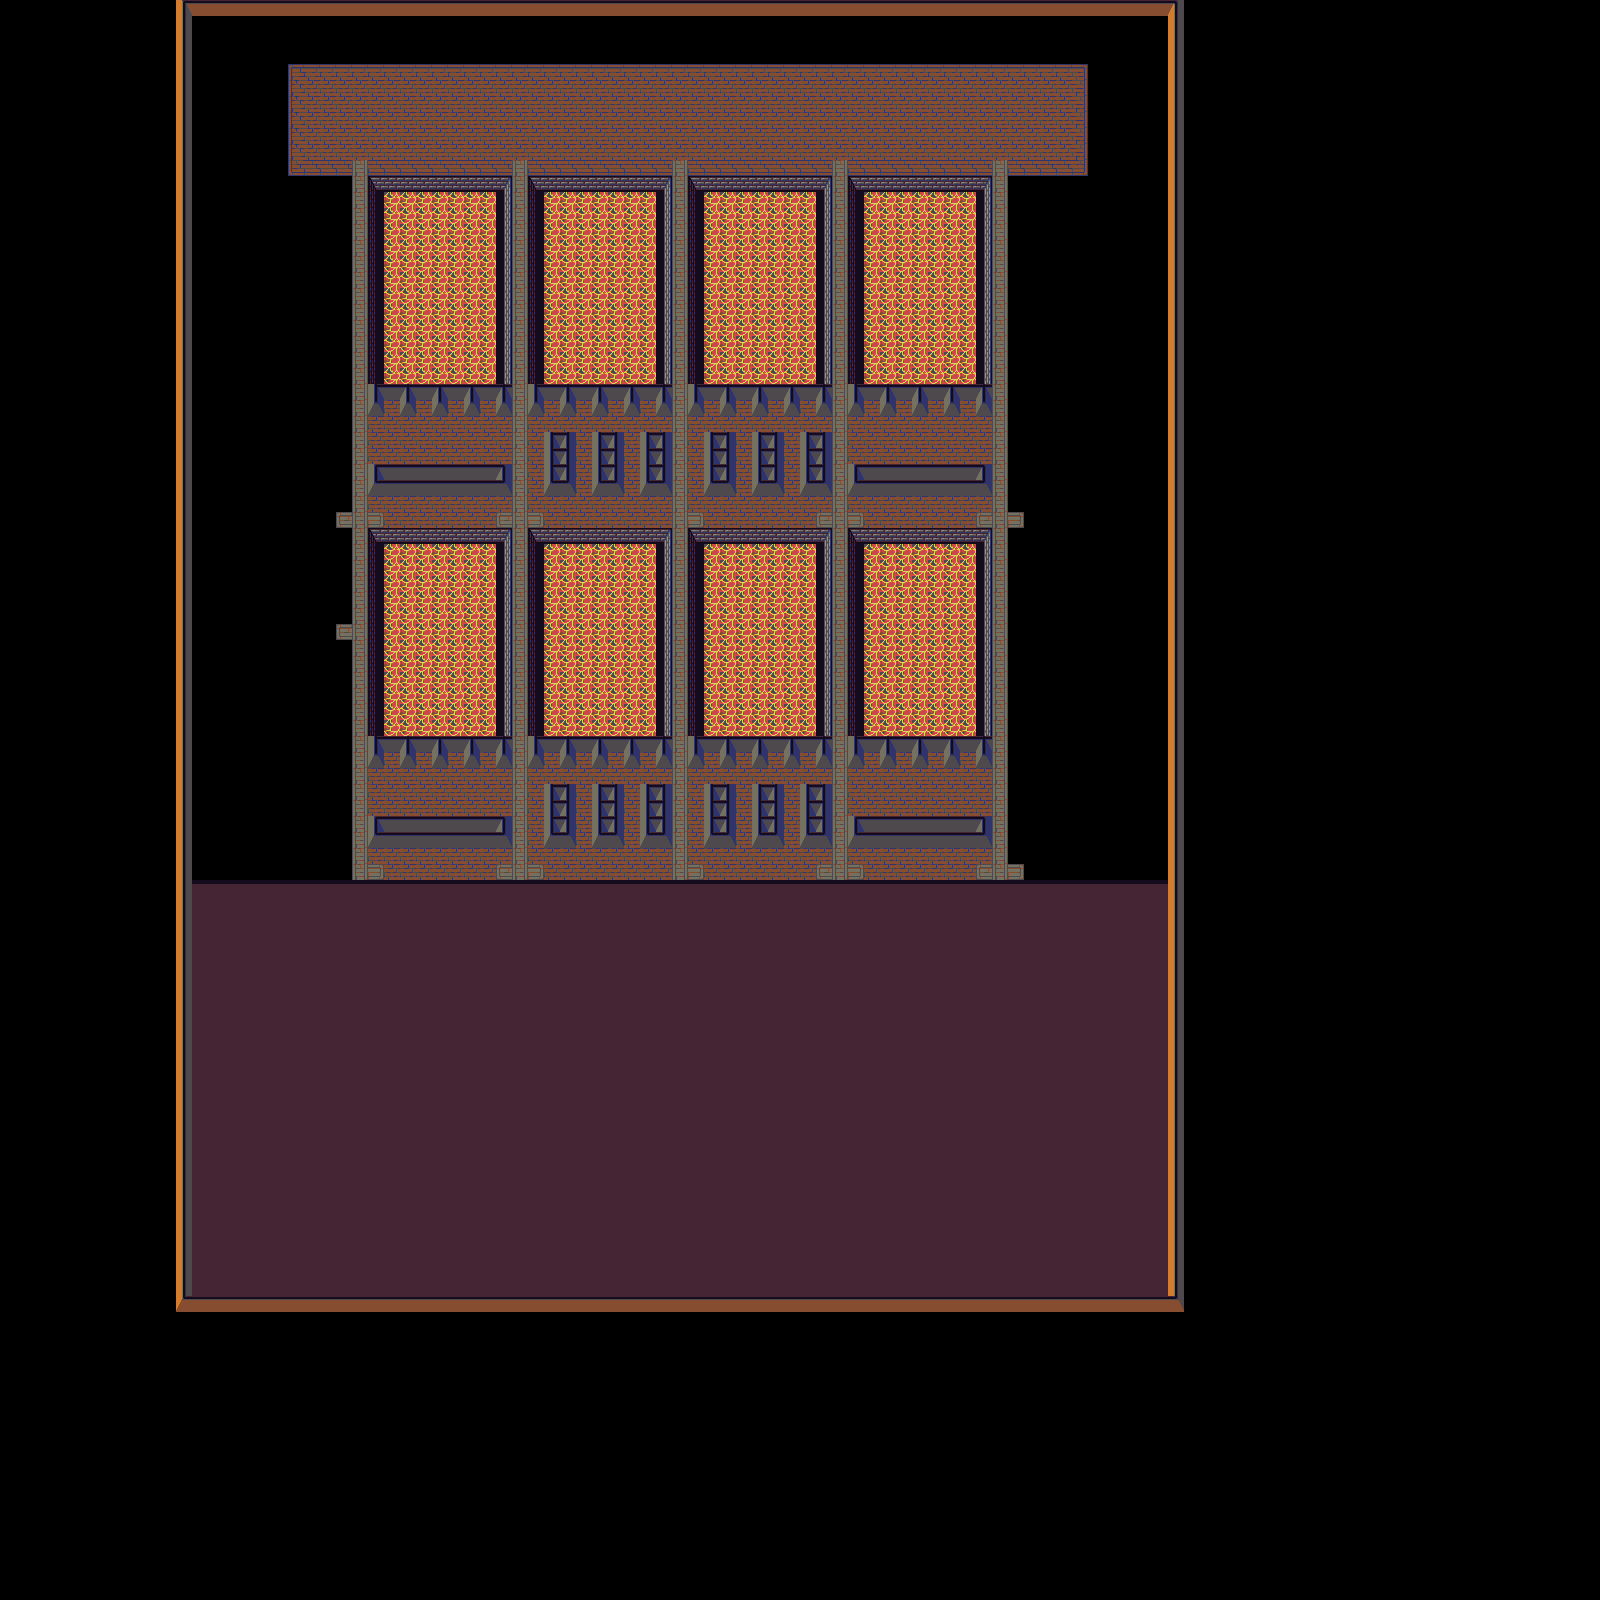

Below is a game level as drawn by its tile map, then a one-line description and the .tmx that defines it (tile-layer data replaced by summaries):
An orthogonal 100x100 tile map with 16x16 px tiles, 3 tile layers (pit, floor, wall), 3 tilesets.

<map version="1.0" orientation="orthogonal" renderorder="right-down" width="100" height="100" tilewidth="16" tileheight="16" backgroundcolor="#000000">
 <tileset firstgid="1" name="Floor" tilewidth="16" tileheight="16">
  <image source="../Objects/Floor.png" width="336" height="624" />
 </tileset>
 <tileset firstgid="820" name="Wall" tilewidth="16" tileheight="16">
  <image source="../Objects/Wall.png" width="320" height="816" />
 </tileset>
 <tileset firstgid="1840" name="Pit0" tilewidth="16" tileheight="16">
  <image source="../Objects/Pit0.png" width="128" height="512" />
 </tileset>
 <layer name="pit" width="100" height="100">
  <data>[10000 cells, 936 non-empty, 6 distinct tile ids]</data>
 </layer>
 <layer name="floor" width="100" height="100">
  <data>[10000 cells, 1313 non-empty, 13 distinct tile ids]</data>
 </layer>
 <layer name="wall" width="100" height="100">
  <data>[10000 cells, 2168 non-empty, 19 distinct tile ids]</data>
 </layer>
</map>
